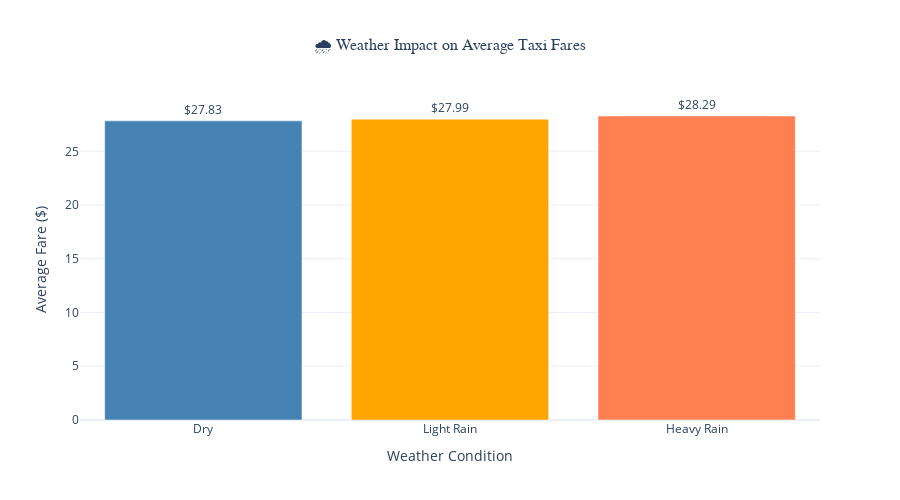

This figure's notebook cell:
### Code cell
# Enhanced weather impact visualization
fig = go.Figure()

# Add bars with custom colors
colors = ['steelblue', 'orange', 'coral']
weather_df = weather_impact.to_pandas()

fig.add_trace(go.Bar(
    x=weather_df['weather_condition'],
    y=weather_df['avg_fare'],
    text=[f'${fare:.2f}' for fare in weather_df['avg_fare']],
    textposition='outside',
    marker_color=colors,
    hovertemplate='<b>%{x}</b><br>' +
                  'Average Fare: $%{y:.2f}<br>' +
                  'Trip Count: %{customdata:,}<extra></extra>',
    customdata=weather_df['trip_count']
))

fig.update_layout(
    title={
        'text': '🌧️ Weather Impact on Average Taxi Fares',
        'x': 0.5,
        'font': {'size': 16, 'family': 'Arial Black'}
    },
    xaxis_title='Weather Condition',
    yaxis_title='Average Fare ($)',
    template='plotly_white',
    showlegend=False,
    height=500
)

fig.show()

### Figure 1 — Plotly figure (JSON) as saved in the notebook; plotly's stock layout.template omitted (floating-point values rounded to 4 significant figures)
{"data": [{"customdata": [8367389, 1411952, 220659], "hovertemplate": "<b>%{x}</b><br>Average Fare: $%{y:.2f}<br>Trip Count: %{customdata:,}<extra></extra>", "marker": {"color": ["steelblue", "orange", "coral"]}, "text": ["$27.83", "$27.99", "$28.29"], "textposition": "outside", "type": "bar", "x": ["Dry", "Light Rain", "Heavy Rain"], "y": [27.83, 27.99, 28.29]}], "layout": {"height": 500, "showlegend": false, "title": {"font": {"family": "Arial Black", "size": 16}, "text": "🌧️ Weather Impact on Average Taxi Fares", "x": 0.5}, "xaxis": {"title": {"text": "Weather Condition"}}, "yaxis": {"title": {"text": "Average Fare ($)"}}}}
